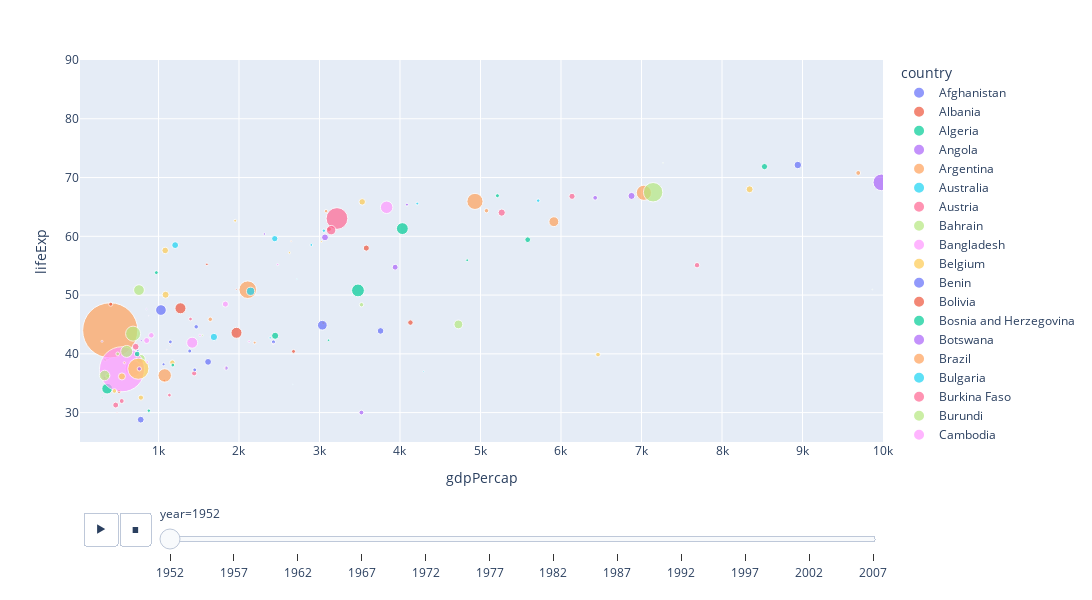

The cell this chart's notebook holds for it:
### Code cell
fig = px.scatter(data_df,x='gdpPercap',y='lifeExp',color='country',size='pop',size_max=60,animation_frame='year',
                 animation_group='country',hover_name='country',range_x=[25,10000],range_y=[25,90],height=600,width=1200)
fig.show()
